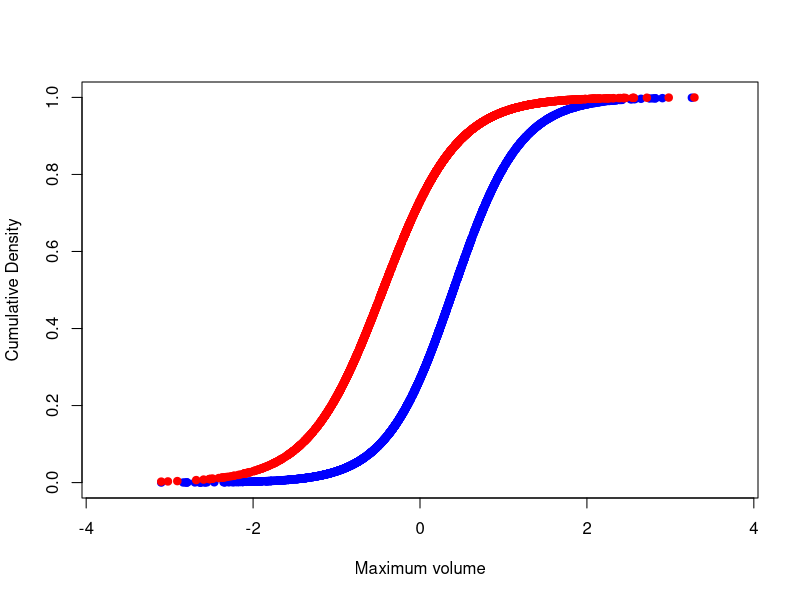
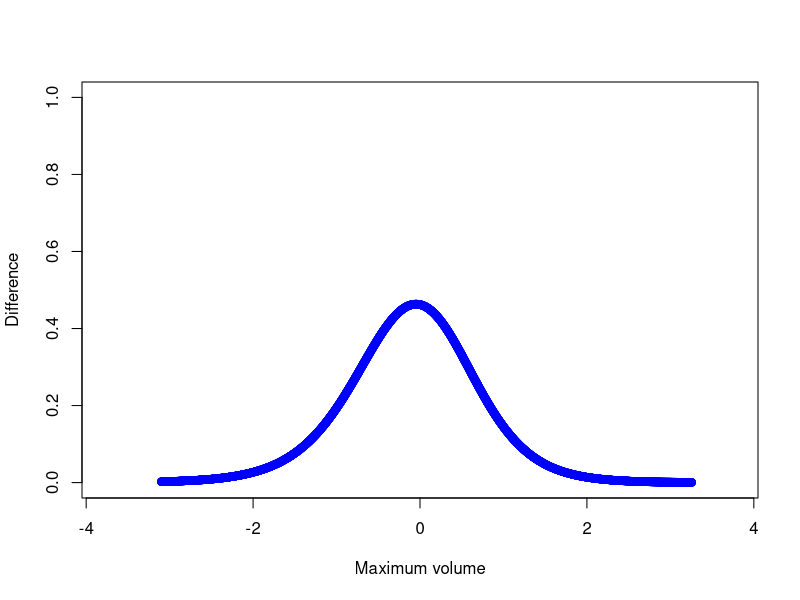

The R source for these figures, in order:
set.seed(555)

x <- sort(rnorm(1e5))
# make two curves sort of shaped like yours
my_a <- plogis(-1 + 2.5 * x)
my_b <- plogis(1 + 2.25 * x)

# I'm going to subsample them so there are different points between the two
# but also it seems as if they all start at the same point.

a_plot <- c(100, sort(sample(101:length(x), 2000)))
b_plot <- c(100,sort(sample(101:length(x), 2000)))

a_df <- data.frame(
  x = x[a_plot],
  y = my_a[a_plot]
)
b_df <- data.frame(
  x = x[b_plot],
  y = my_b[b_plot]
)

plot(a_df$y ~ a_df$x, pch = 19, col = "blue",
     xlab = "Maximum volume", ylab = "Cumulative Density",
     ylim = c(0,1), xlim = c(-3.75, 3.75))
points(b_df$y ~ b_df$x, pch = 19, col = "red")

# Now here is where we get started. First, interpolate each of these lines.
a_interp <- approxfun(
  x = a_df$x,
  y = a_df$y
)

b_interp <- approxfun(
  x = b_df$x,
  y = b_df$y
)
# Use your starting point and then go out to some maximum number
#  your choice at what to choose here.
common_x_axis <- seq(x[100], max(c(a_df$x, b_df$x)), length.out =  4000 )

# get the points
a_line <- a_interp(common_x_axis)
b_line <- b_interp(common_x_axis)
# substract the two, there will be NA's in here if one of the lines
#  has a longer 'tail'
diff_line <- b_line - a_line

# plot out the difference
plot(diff_line ~ common_x_axis, pch = 19, col = "blue",
     xlab = "Maximum volume", ylab = "Difference",
     ylim = c(0,1), xlim = c(-3.75, 3.75))

